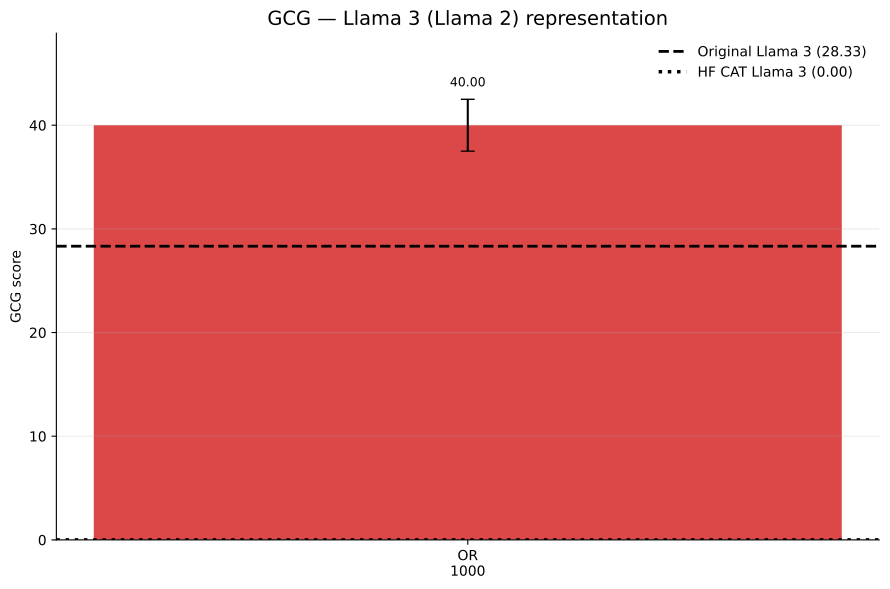

Python code for this plot:
import numpy as np
import matplotlib.pyplot as plt

from pathlib import Path
from matplotlib.backends.backend_pdf import PdfPages


# ============================================================
# Configuration
# ============================================================

MODEL_NAME = "Llama 3 (Llama 2)"
METRIC_NAME = "GCG"

rows = [
    "only UltraChat",
    "OR (1000)",
    "trimmed OR (1000)",
]

# Same colors across ALL experiments/scripts
colors = {
    "only UltraChat":      "C0",
    "OR (100)":            "C1",
    "OR (500)":            "C2",
    "OR (1000)":           "C3",
    "trimmed OR (1000)":   "C4",
    "OR (3000)":           "C5",
}

labels = {
    "only UltraChat":      "UltraChat",
    "OR (100)":            "OR\n100",
    "OR (500)":            "OR\n500",
    "OR (1000)":           "OR\n1000",
    "trimmed OR (1000)":   "Trimmed OR\n1000",
    "OR (3000)":           "OR\n3000",
}


# ============================================================
# GitHub Llama 3 representation
# ============================================================

github = {
    "only UltraChat":      None,
    "OR (1000)":           (40.00, 2.50),
    "trimmed OR (1000)":   None,
}

references = {
    "Original Llama 3": 28.33,
    "HuggingFace CAT Llama 3": 0.00,
}


# ============================================================
# Relative learning-rate representation
# ============================================================

eps = np.array([0.075, 0.150, 0.300, 0.600])

relative = {
    "only UltraChat": {
        "y":   [20.83, 22.50, 19.17, 33.33],
        "err": [3.82, 12.99, 11.55, 9.46],
    },

    "OR (1000)": {
        "y":   [35.00, 47.50, 47.50, 65.83],
        "err": [None, None, None, 10.41],
    },

    "trimmed OR (1000)": {
        "y":   [None, None, 50.00, 61.67],
        "err": [None, None, None, 12.83],
    },
}


# ============================================================
# Representation bar chart
# ============================================================

def plot_representation():
    fig, ax = plt.subplots(figsize=(9, 6))

    available_rows = [
        row for row in rows
        if github.get(row) is not None
    ]

    x = np.arange(len(available_rows))

    values = [
        github[row][0]
        for row in available_rows
    ]

    errors = [
        github[row][1]
        if github[row][1] is not None
        else 0
        for row in available_rows
    ]

    bars = ax.bar(
        x,
        values,
        yerr=errors,
        capsize=5,
        width=0.60,
        color=[
            colors[row]
            for row in available_rows
        ],
        alpha=0.85,
    )

    # --------------------------------------------------------
    # References
    # --------------------------------------------------------

    original = references["Original Llama 3"]
    hf = references["HuggingFace CAT Llama 3"]

    ax.axhline(
        original,
        color="black",
        linestyle="--",
        linewidth=2,
        label=f"Original Llama 3 ({original:.2f})",
    )

    ax.axhline(
        hf,
        color="black",
        linestyle=":",
        linewidth=2.5,
        label=f"HF CAT Llama 3 ({hf:.2f})",
    )

    # --------------------------------------------------------
    # Labels
    # --------------------------------------------------------

    ax.set_xticks(x)

    ax.set_xticklabels([
        labels[row]
        for row in available_rows
    ])

    for bar, value, error in zip(
        bars,
        values,
        errors,
    ):
        ax.text(
            bar.get_x() + bar.get_width() / 2,
            value + error + 1,
            f"{value:.2f}",
            ha="center",
            va="bottom",
            fontsize=9,
        )

    # --------------------------------------------------------
    # Axis
    # --------------------------------------------------------

    max_value = max([
        value + error
        for value, error in zip(values, errors)
    ] + [original, hf])

    ax.set_ylim(
        0,
        max_value * 1.15,
    )

    ax.set_ylabel(
        f"{METRIC_NAME} score"
    )

    ax.set_title(
        f"{METRIC_NAME} — {MODEL_NAME} representation",
        fontsize=14,
    )

    ax.grid(axis="y", alpha=0.25)
    ax.spines["top"].set_visible(False)
    ax.spines["right"].set_visible(False)

    ax.legend(
        frameon=False,
        loc="best",
    )

    fig.tight_layout()
    return fig


# ============================================================
# Relative learning-rate plot
# ============================================================

def plot_relative_lr():
    fig, ax = plt.subplots(figsize=(9, 6))

    upper_values = []

    for row in rows:

        y_raw = relative[row]["y"]
        err_raw = relative[row]["err"]

        y = np.array([
            np.nan if value is None else float(value)
            for value in y_raw
        ])

        if np.all(np.isnan(y)):
            continue

        ax.plot(
            eps,
            y,
            marker="o",
            markersize=7,
            linewidth=2,
            color=colors[row],
            label=row,
        )

        for x_i, y_i, err_i in zip(
            eps,
            y_raw,
            err_raw,
        ):
            if y_i is None:
                continue

            error = 0 if err_i is None else err_i

            upper_values.append(
                y_i + error
            )

            if err_i is not None:
                ax.errorbar(
                    x_i,
                    y_i,
                    yerr=err_i,
                    fmt="none",
                    capsize=4,
                    color=colors[row],
                )

    # --------------------------------------------------------
    # Dynamic y-axis
    # --------------------------------------------------------

    data_max = max(upper_values)

    ax.set_ylim(
        0,
        min(100, data_max * 1.10),
    )

    # --------------------------------------------------------
    # Labels
    # --------------------------------------------------------

    ax.set_xlabel(
        r"Self $\epsilon$ (relative lr)"
    )

    ax.set_ylabel(
        f"{METRIC_NAME} score"
    )

    ax.set_xticks(eps)

    ax.set_xticklabels([
        "0.075",
        "0.150",
        "0.300",
        "0.600",
    ])

    ax.set_title(
        f"{METRIC_NAME} — {MODEL_NAME} relative learning rate",
        fontsize=14,
    )

    ax.grid(axis="y", alpha=0.25)
    ax.spines["top"].set_visible(False)
    ax.spines["right"].set_visible(False)

    ax.legend(
        frameon=False,
    )

    fig.tight_layout()
    return fig


# ============================================================
# Generate
# ============================================================

figures = [
    plot_representation(),
    plot_relative_lr(),
]


# ============================================================
# Save to ONE multipage PDF
# ============================================================

script_path = Path(__file__).resolve()
pdf_path = script_path.with_suffix(".pdf")

with PdfPages(pdf_path) as pdf:
    for fig in figures:
        pdf.savefig(
            fig,
            bbox_inches="tight",
        )

print(
    f"Saved {len(figures)} figures to:\n"
    f"{pdf_path}"
)

plt.show()
